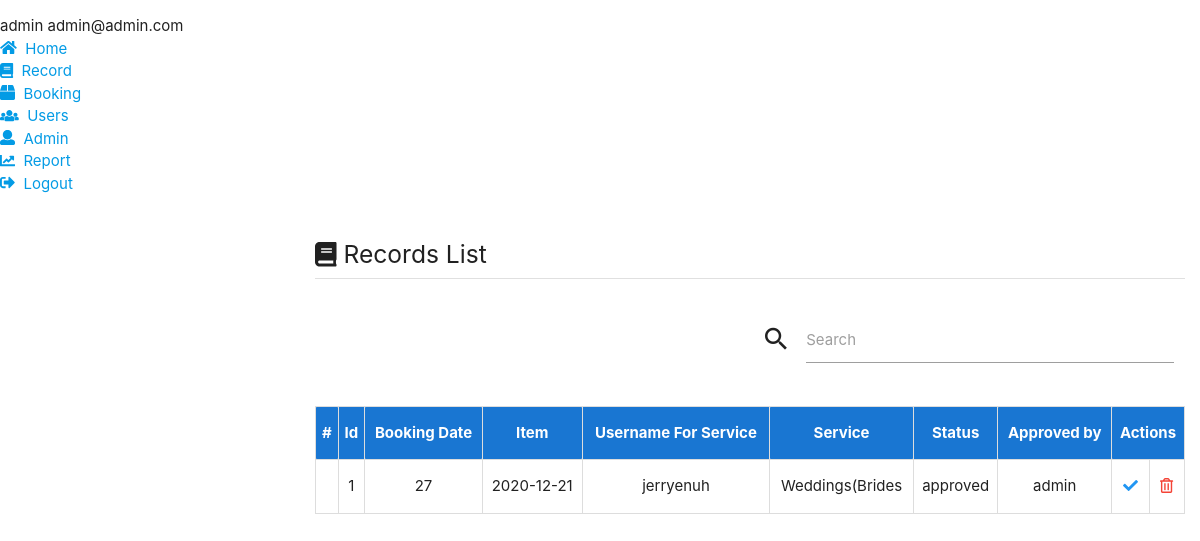
Page /booking/admin/records.php (signed in) on the committed database.
### tables this page shows
CREATE TABLE `record` (
  `record_id` int(11) NOT NULL,
  `record_start` varchar(10) DEFAULT NULL,
  `record_end` varchar(10) DEFAULT NULL,
  `record_price` int(11) DEFAULT NULL,
  `record_status` varchar(10) NOT NULL DEFAULT 'pending',
  `record_sub` varchar(10) NOT NULL DEFAULT 'expired',
  `record_approved_by` varchar(15) NOT NULL,
  `client_name` varchar(15) NOT NULL,
  `service_name` varchar(15) NOT NULL
);

### booking/admin/records.php (the view, shortened to what this page needs)
<?php
  include 'navbar.php';
  require '../model/db.php';
?>
<div class="wrapper">
  <section class="section">
    <div class="container2">
      <h5><i class="fas fa-book"></i> Records List</h5>
      <div class="divider"></div>
      <br>
      <div class="row">
        <div class="col s12 m6"></div>
        <div class="col s12 m6">
          <div class="input-field">
            <i class="material-icons prefix">search</i>
            <input type="text" id="search">
            <label for="search">Search</label>
          </div>
        </div>
      </div>
      <table id="myTable" class="responsive-table highlight centered">
        <thead class="blue darken-2 white-text">
          <tr class="myHead">
            <th>#</th>
            <th>Id</th>
            <th>Booking Date</th>
            <th>Item</th>
            <th>Username For Service</th>
            <th>Service</th>
            <th class="center-align">Status</th>
            <th>Approved by</th>
            <th colspan="2" class="center">Actions</th>
          </tr>
        </thead>
        <tbody>
          <?php
            $i = 1;
            $sql = "SELECT * FROM `record`";
            $result = mysqli_query($conn, $sql);
            while ($row = mysqli_fetch_array($result)):
          ?>
          <tr>
          <td>
              </td>
            <td><?php echo $i; $i++; ?></td>
            <td><?php echo $row['record_id']; ?></td>
            <td><?php echo $row['record_start']; ?></td>
            <td><?php echo $row['client_name']; ?></td>
            <td><?php echo $row['service_name']; ?></td>
            <td><?php echo $row['record_status']; ?></td>
            <td><?php echo $row['record_approved_by']; ?></td>
            <td>
              <form method='POST' action='records.php'>
                <?php if ($row['record_status'] == 'pending'): ?>
                  <button type='submit' name='update' class='green-text btn1 tooltipped' data-position='right' data-tooltip='Approve'>
                    <i class="fas fa-check"></i>
                  </button>
                <?php else: ?>
                  <button type='submit' name='update' class='blue-text btn1 tooltipped' data-position='right' data-tooltip='Approve' disabled>
                    <i class="fas fa-check"></i>
                  </button>
                <?php endif ?>
              </form>
            </td>
            <td>
              <form method='POST' action='records.php'>
                <button type='submit' onclick='return confirm(`Delete this record <?php echo $row['record_id']; ?> ?`);' name='delete' class='red-text btn1 tooltipped' data-position='top' data-tooltip='Delete'>
                  <i class='far fa-trash-alt'></i>
                </button>
              </form>
            </td>
          </tr>
          <?php endwhile ?>
        </tbody>
      </table>
    </div>
  </section>
</div>
<?php
  include 'footer.php';
?>

### booking/css/style.css (style rules this page uses)
.wrapper { padding-left: 300px; }
.container2 { padding: 0 1em; }
table, th, td { border: 1px solid #ddd; }
.btn1 { border: none; background: none; padding: 0; }

### rows in the picture
record: record_id "27", record_start "2020-12-21", client_name "jerryenuh", service_name "Weddings(Brides", record_status "approved", record_approved_by "admin"

### other values in the picture
$_SESSION['admin_uname'] "admin"
$_SESSION['admin_email'] "admin@admin.com"
